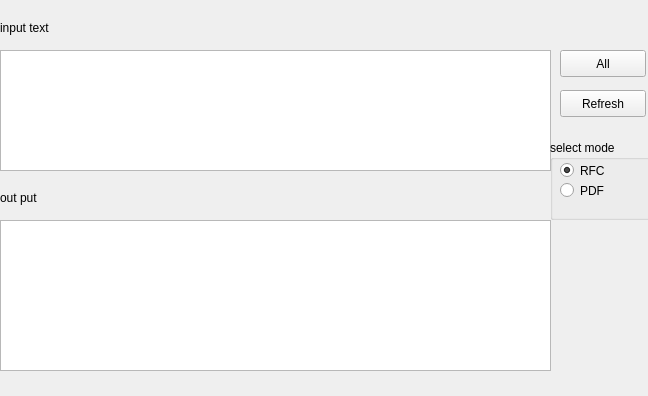
<?xml version="1.0" encoding="UTF-8"?>
<ui version="4.0">
 <class>MainWindow</class>
 <widget class="QMainWindow" name="MainWindow">
  <property name="enabled">
   <bool>true</bool>
  </property>
  <property name="geometry">
   <rect>
    <x>0</x>
    <y>0</y>
    <width>648</width>
    <height>396</height>
   </rect>
  </property>
  <property name="windowTitle">
   <string>MainWindow</string>
  </property>
  <property name="autoFillBackground">
   <bool>false</bool>
  </property>
  <widget class="QWidget" name="centralwidget">
   <widget class="QPlainTextEdit" name="plainTextEdit">
    <property name="geometry">
     <rect>
      <x>0</x>
      <y>50</y>
      <width>551</width>
      <height>121</height>
     </rect>
    </property>
   </widget>
   <widget class="QPlainTextEdit" name="plainTextEdit_2">
    <property name="geometry">
     <rect>
      <x>0</x>
      <y>220</y>
      <width>551</width>
      <height>151</height>
     </rect>
    </property>
   </widget>
   <widget class="QPushButton" name="pushButton">
    <property name="geometry">
     <rect>
      <x>560</x>
      <y>50</y>
      <width>86</width>
      <height>27</height>
     </rect>
    </property>
    <property name="text">
     <string>All</string>
    </property>
   </widget>
   <widget class="QLabel" name="label">
    <property name="geometry">
     <rect>
      <x>0</x>
      <y>20</y>
      <width>58</width>
      <height>16</height>
     </rect>
    </property>
    <property name="text">
     <string>input text</string>
    </property>
   </widget>
   <widget class="QLabel" name="label_2">
    <property name="geometry">
     <rect>
      <x>0</x>
      <y>190</y>
      <width>58</width>
      <height>16</height>
     </rect>
    </property>
    <property name="text">
     <string>out put</string>
    </property>
   </widget>
   <widget class="QGroupBox" name="groupBox">
    <property name="geometry">
     <rect>
      <x>550</x>
      <y>140</y>
      <width>120</width>
      <height>80</height>
     </rect>
    </property>
    <property name="title">
     <string>select mode</string>
    </property>
    <widget class="QRadioButton" name="rfc">
     <property name="geometry">
      <rect>
       <x>10</x>
       <y>20</y>
       <width>104</width>
       <height>21</height>
      </rect>
     </property>
     <property name="text">
      <string>RFC</string>
     </property>
     <property name="checked">
      <bool>true</bool>
     </property>
    </widget>
    <widget class="QRadioButton" name="pdf">
     <property name="geometry">
      <rect>
       <x>10</x>
       <y>40</y>
       <width>104</width>
       <height>21</height>
      </rect>
     </property>
     <property name="text">
      <string>PDF</string>
     </property>
     <property name="checked">
      <bool>false</bool>
     </property>
    </widget>
   </widget>
   <widget class="QPushButton" name="refresh">
    <property name="geometry">
     <rect>
      <x>560</x>
      <y>90</y>
      <width>86</width>
      <height>27</height>
     </rect>
    </property>
    <property name="text">
     <string>Refresh</string>
    </property>
   </widget>
  </widget>
 </widget>
 <resources/>
 <connections/>
</ui>
